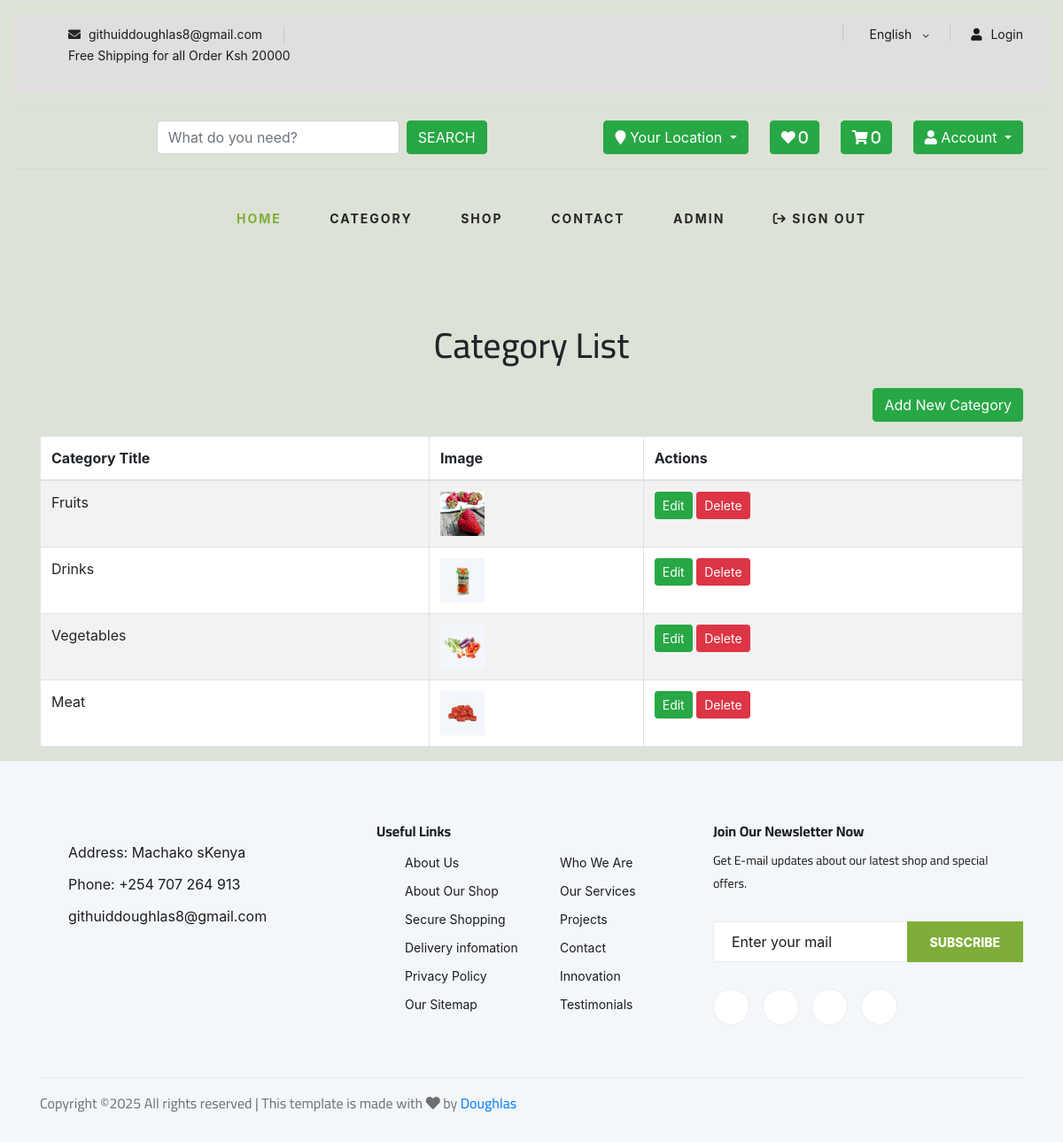
/categories/ (signed in), run on the app's committed database.
### core/models.py (models this page shows, shortened)
class Category(models.Model):
    cid = ShortUUIDField(unique=True, length=10, max_length=30, prefix="cat", alphabet="abcdefgh12345")
    title = models.CharField(max_length=100)
    image = models.ImageField(upload_to="category")  # Static path for images
    class Meta:
        verbose_name_plural = "Categories"

### core/views.py (the view)
# urls.py: path('categories/', views.category_list, name='category-list'),
@staff_member_required
def category_list(request):
    categories = Category.objects.all()
    return render(request, 'category_admin.html', {'categories': categories})

### core/context_processor.py (called while the page is built)
def default(request):
    categories = Category.objects.all()
    vendors = Vendors.objects.all()
    wishlist_count = 0
    if request.user.is_authenticated:
        try:
            wishlist_count = Wishlist.objects.filter(user=request.user).count()
        except Exception as e:
            print(f"Error fetching wishlist: {e}")
            messages.warning(request, "There was an issue retrieving your wishlist.")
    if request.user.is_authenticated:
        address = Address.objects.filter(user=request.user).first()  # Returns None if not found
    else:
        address = None  # No address for unauthenticated users
    return {
        'categories': categories,
        'wishlist_count': wishlist_count,  # Use a proper count
        'address': address,
        'vendors': vendors,
    }

### templates/category_admin.html
{% extends 'partials/base.html' %}
{% block content %}
<div class="container mt-5">
    <h1 class="text-center mb-4">Category List</h1>
    <div class="mb-3 text-end">
        <a href="{% url 'core:add-category' %}" class="btn btn-success">Add New Category</a>
    </div>
    <table class="table table-striped table-bordered">
        <thead>
            <tr>
                <th>Category Title</th>
                <th>Image</th>
                <th>Actions</th>
            </tr>
        </thead>
        <tbody>
            {% for category in categories %}
            <tr>
                <td>{{ category.title }}</td>
                <td><img src="{{ category.image.url }}" width="50" height="50" /></td>
                <td>
                    <a href="{% url 'core:edit-category' category.cid %}" class="btn btn-success btn-sm">Edit</a>
                    <a href="{% url 'core:delete-category' category.cid %}" class="btn btn-danger btn-sm">Delete</a>
                </td>
            </tr>
            {% endfor %}
        </tbody>
    </table>
</div>
{% endblock %}

### static/assets/css/style.css (style rules this page uses)
html, body { height: 100%; font-family: "Cairo", sans-serif; -webkit-font-smoothing: antialiased; }
h1, h2, h3, h4, h5, h6 { margin: 0; color: #111111; font-weight: 400; font-family: "Cairo", sans-serif; }
h1 { font-size: 70px; }
img { max-width: 100%; }
@media only screen and (min-width: 1200px) { .container { max-width: 1170px; } }

### data on the page
Category: title "Fruits", image (picture)
Category: title "Drinks", image (picture)
Category: title "Vegetables", image (picture)
Category: title "Meat", image (picture)

### other printed values
{{ wishlist_count }} "0"
{{ request.session.cart_data_obj|length }} "0"
